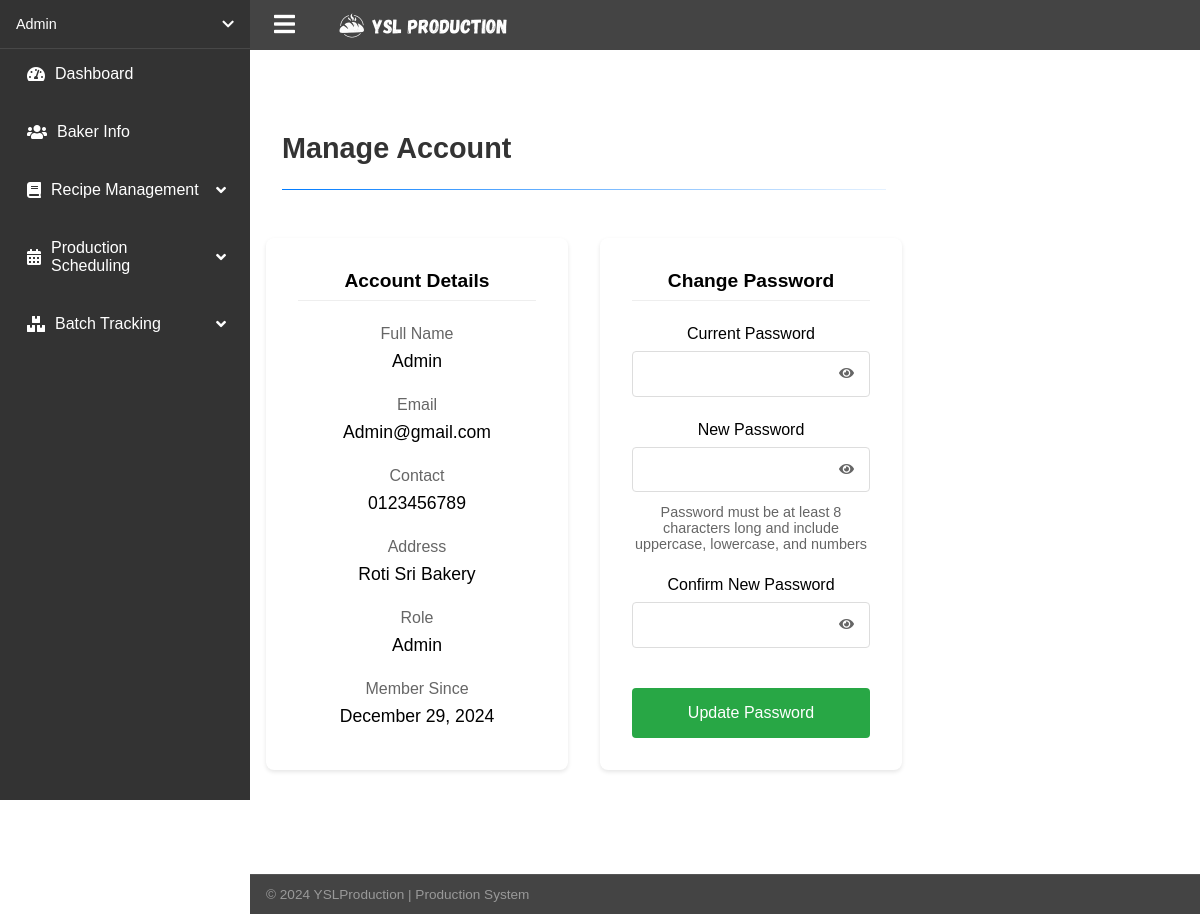
/manage_account.php (signed in), run on the app's committed database.
### tables this page shows
CREATE TABLE `tbl_users` (
  `user_id` int(6) NOT NULL,
  `user_fullName` varchar(200) NOT NULL,
  `user_contact` varchar(100) NOT NULL,
  `user_address` text NOT NULL,
  `user_email` varchar(200) NOT NULL,
  `user_password` varchar(200) NOT NULL,
  `user_dateRegister` datetime NOT NULL DEFAULT current_timestamp(),
  `user_role` varchar(10) NOT NULL DEFAULT 'Baker',
  `reset_token` varchar(255) DEFAULT NULL,
  `token_expiry` datetime DEFAULT NULL
);

### manage_account.php (the view, shortened to what this page needs)
<?php
require_once 'config/db_connection.php';
try {
    $stmt = $conn->prepare("SELECT user_fullName, user_email, user_contact, user_address, user_role, user_dateRegister
                           FROM tbl_users WHERE user_id = ?");
    $stmt->execute([$_SESSION['user_id']]);
    $user = $stmt->fetch(PDO::FETCH_ASSOC);
} catch(PDOException $e) {
    $error_message = "Error: " . $e->getMessage();
}
?>
<!DOCTYPE html>
<html lang="en">
<head>
    <link rel="stylesheet" href="css/style.css">
    <link rel="stylesheet" href="css/dashboard.css">
    <link rel="stylesheet" href="css/account.css">
    <link rel="stylesheet" href="https://cdnjs.cloudflare.com/ajax/libs/font-awesome/5.15.4/css/all.min.css">
</head>
<body>
    <?php include 'includes/dashboard_navigation.php'; ?>
    <main class="main-content">
        <div class="page-header">
            <h1>Manage Account</h1>
            <div class="divider"></div>
        </div>
        <div class="account-container">
            <div class="account-section">
                <h2>Account Details</h2>
                <div class="user-details">
                    <div class="detail-group">
                        <label>Full Name</label>
                        <p><?php echo htmlspecialchars($user['user_fullName']); ?></p>
                    </div>
                    <div class="detail-group">
                        <label>Email</label>
                        <p><?php echo htmlspecialchars($user['user_email']); ?></p>
                    </div>
                    <div class="detail-group">
                        <label>Contact</label>
                        <p><?php echo htmlspecialchars($user['user_contact']); ?></p>
                    </div>
                    <div class="detail-group">
                        <label>Address</label>
                        <p><?php echo htmlspecialchars($user['user_address']); ?></p>
                    </div>
                    <div class="detail-group">
                        <label>Role</label>
                        <p><?php echo htmlspecialchars($user['user_role']); ?></p>
                    </div>
                    <div class="detail-group">
                        <label>Member Since</label>
                        <p><?php echo date('F d, Y', strtotime($user['user_dateRegister'])); ?></p>
                    </div>
                </div>
            </div>
            <div class="account-section">
                <h2>Change Password</h2>
                <form method="POST" class="password-form">
                    <div class="form-group">
                        <label for="current_password">Current Password</label>
                        <div class="password-input">
                            <input type="password" id="current_password" name="current_password" required>
                            <button type="button" class="toggle-password">
                                <i class="fas fa-eye"></i>
                            </button>
                        </div>
                    </div>
                    <div class="form-group">
                        <label for="new_password">New Password</label>
                        <div class="password-input">
                            <input type="password" id="new_password" name="new_password" required
                                   minlength="8" pattern="(?=.*\d)(?=.*[a-z])(?=.*[A-Z]).{8,}">
                            <button type="button" class="toggle-password">
                                <i class="fas fa-eye"></i>
                            </button>
                        </div>
                        <small class="password-hint">
                            Password must be at least 8 characters long and include uppercase, lowercase, and numbers
                        </small>
                    </div>
                    <div class="form-group">
                        <label for="confirm_password">Confirm New Password</label>
                        <div class="password-input">
                            <input type="password" id="confirm_password" name="confirm_password" required>
                            <button type="button" class="toggle-password">
                                <i class="fas fa-eye"></i>
                            </button>
                        </div>
                    </div>
                    <button type="submit" class="submit-btn">Update Password</button>
                </form>
            </div>
        </div>
    </main>
</body>
</html>

### css/style.css (style rules this page uses)
* { margin: 0; padding: 0; box-sizing: border-box; font-family: Arial, sans-serif; }
body { background: linear-gradient(rgba(0, 0, 0, 0.6), rgba(0, 0, 0, 0.6)), url('../assets/images/banner.png'); background-size: cover; background-position: center; background-attachment: fixed; min-height: 100vh; color: white; display: flex; flex-direction: column; }
main { max-width: 1200px; margin: 8rem auto; text-align: center; padding: 0 1rem; flex: 1; }

### css/dashboard.css (style rules this page uses)
body { display: grid; grid-template-areas: "sidebar topbar" "sidebar main" "sidebar bottombar"; grid-template-columns: 250px 1fr; grid-template-rows: 50px 1fr auto; min-height: 100vh; background-color: white; position: relative; background-image: none; }
.main-content { grid-area: main; padding: 2rem 2rem 0 0; background-color: white; margin-top: 50px; margin-left: 0; width: calc(100% - 0px); transition: width 0.3s ease, margin-left 0.3s ease; padding-left: 0; display: block; }
body:not(.sidebar-collapsed) .main-content { width: calc(100% - 250px); margin-left: 0; }
.page-header { padding: 0 2rem; margin-bottom: 2rem; text-align: left; }
.page-header h1 { font-size: 1.8rem; color: #333; margin: 0; padding-bottom: 1rem; }
.divider { height: 1px; background: linear-gradient(to right, #007bff, rgba(0, 123, 255, 0.1)); margin-top: 0.5rem; width: 100%; align-self: flex-start; }

### css/account.css (style rules this page uses)
.account-container { padding: 1rem; display: grid; grid-template-columns: repeat(auto-fit, minmax(300px, 1fr)); gap: 2rem; }
.account-section { background: white; padding: 2rem; border-radius: 8px; box-shadow: 0 2px 4px rgba(0,0,0,0.1); }
.account-section h2 { color: #000; font-size: 1.2rem; margin-bottom: 1.5rem; padding-bottom: 0.5rem; border-bottom: 1px solid #eee; }
.user-details { display: grid; gap: 1.5rem; }
.detail-group { color: #000; }
.detail-group label { display: block; font-weight: 500; margin-bottom: 0.5rem; color: #666; }
.detail-group p { margin: 0; font-size: 1.1rem; }
.password-form { display: grid; gap: 1.5rem; }
.form-group { display: grid; gap: 0.5rem; }
.form-group label { color: #000; font-weight: 500; }
.password-input { position: relative; display: flex; align-items: center; }
.password-input input { width: 100%; padding: 0.8rem; border: 1px solid #ddd; border-radius: 4px; font-size: 1rem; color: #000; }
.toggle-password { position: absolute; right: 1rem; background: none; border: none; color: #666; cursor: pointer; padding: 0; }
.password-hint { color: #666; font-size: 0.9rem; margin-top: 0.25rem; }
.submit-btn { background: #28a745; color: white; border: none; border-radius: 4px; padding: 1rem; font-size: 1rem; cursor: pointer; width: 100%; margin-top: 1rem; }

### data on the page
tbl_users: user_fullName "Admin", user_email "Admin@gmail.com", user_contact "0123456789", user_address "Roti Sri Bakery", user_role "Admin", user_dateRegister "December 29, 2024"

### other printed values
$_SESSION['user_fullName'] "Admin"
